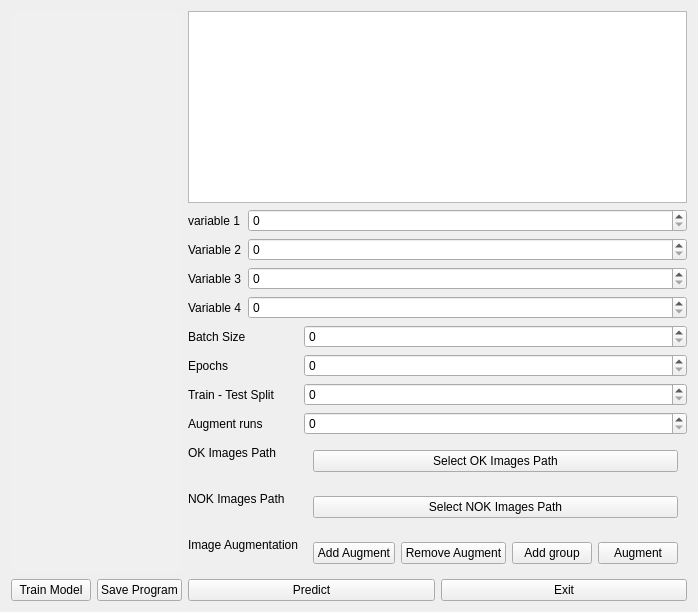
      <widget class="QWidget" name="ScreenDLProgramEditor">
       <layout class="QVBoxLayout" name="verticalLayout_12">
        <item>
         <layout class="QGridLayout" name="gridLayoutScreenDLProgramEditor">
          <item row="3" column="2">
           <widget class="QPushButton" name="pushButtonDLProgramPredict">
            <property name="text">
             <string>Predict</string>
            </property>
           </widget>
          </item>
          <item row="2" column="2" colspan="2">
           <layout class="QFormLayout" name="formLayoutScreenDLProgramEditor">
            <item row="0" column="0">
             <widget class="QLabel" name="labelDLProgramBatchSize">
              <property name="text">
               <string>Batch Size</string>
              </property>
             </widget>
            </item>
            <item row="0" column="1">
             <widget class="QSpinBox" name="spinBoxDLProgramBatchSize"/>
            </item>
            <item row="1" column="0">
             <widget class="QLabel" name="labelDLProgramEpochs">
              <property name="text">
               <string>Epochs</string>
              </property>
             </widget>
            </item>
            <item row="1" column="1">
             <widget class="QSpinBox" name="spinBoxDLProgramEpochs"/>
            </item>
            <item row="2" column="0">
             <widget class="QLabel" name="labelDLProgramTrainTestSplit">
              <property name="text">
               <string>Train - Test Split</string>
              </property>
             </widget>
            </item>
            <item row="2" column="1">
             <widget class="QSpinBox" name="spinBoxDLProgramTrainTestSplit"/>
            </item>
            <item row="4" column="0">
             <widget class="QLabel" name="labelDLProgramTrainPath">
              <property name="text">
               <string>OK Images Path</string>
              </property>
             </widget>
            </item>
            <item row="4" column="1">
             <widget class="QWidget" name="widgetDLProgramTrainPath" native="true">
              <layout class="QVBoxLayout" name="verticalLayout_13">
               <item>
                <widget class="QPushButton" name="pushButtonDLProgramOKPath">
                 <property name="text">
                  <string>Select OK Images Path</string>
                 </property>
                </widget>
               </item>
              </layout>
             </widget>
            </item>
            <item row="5" column="0">
             <widget class="QLabel" name="labelDLProgramTestPath">
              <property name="text">
               <string>NOK Images Path</string>
              </property>
             </widget>
            </item>
            <item row="5" column="1">
             <widget class="QWidget" name="widgetDLProgramTestPath" native="true">
              <layout class="QVBoxLayout" name="verticalLayout_14">
               <item>
                <widget class="QPushButton" name="pushButtonDLProgramNOKPath">
                 <property name="text">
                  <string>Select NOK Images Path</string>
                 </property>
                </widget>
               </item>
              </layout>
             </widget>
            </item>
            <item row="6" column="0">
             <widget class="QLabel" name="labelDLProgramAugment">
              <property name="text">
               <string>Image Augmentation</string>
              </property>
             </widget>
            </item>
            <item row="6" column="1">
             <widget class="QWidget" name="widgetDLProgramAugment" native="true">
              <layout class="QHBoxLayout" name="horizontalLayout_2">
               <item>
                <widget class="QPushButton" name="pushButtonDLProgramAddAugment">
                 <property name="text">
                  <string>Add Augment</string>
                 </property>
                </widget>
               </item>
               <item>
                <widget class="QPushButton" name="pushButtonDLProgramRemoveAugment">
                 <property name="text">
                  <string>Remove Augment</string>
                 </property>
                </widget>
               </item>
               <item>
                <widget class="QPushButton" name="pushButtonDLProgramAddAugmentGroup">
                 <property name="text">
                  <string>Add group</string>
                 </property>
                </widget>
               </item>
               <item>
                <widget class="QPushButton" name="pushButtonDLProgramAugment">
                 <property name="text">
                  <string>Augment</string>
                 </property>
                </widget>
               </item>
              </layout>
             </widget>
            </item>
            <item row="3" column="0">
             <widget class="QLabel" name="labelDLProgramAugmentRuns">
              <property name="text">
               <string>Augment runs</string>
              </property>
             </widget>
            </item>
            <item row="3" column="1">
             <widget class="QSpinBox" name="spinBoxDLProgramAugmentRuns"/>
            </item>
           </layout>
          </item>
          <item row="0" column="0" rowspan="3" colspan="2">
           <widget class="QLabel" name="labelImageScreenDLProgramEditor">
            <property name="palette">
             <palette>
              <active>
               <colorrole role="Base">
                <brush brushstyle="SolidPattern">
                 <color alpha="255">
                  <red>240</red>
                  <green>240</green>
                  <blue>240</blue>
                 </color>
                </brush>
               </colorrole>
               <colorrole role="Window">
                <brush brushstyle="SolidPattern">
                 <color alpha="255">
                  <red>240</red>
                  <green>240</green>
                  <blue>240</blue>
                 </color>
                </brush>
               </colorrole>
              </active>
              <inactive>
               <colorrole role="Base">
                <brush brushstyle="SolidPattern">
                 <color alpha="255">
                  <red>240</red>
                  <green>240</green>
                  <blue>240</blue>
                 </color>
                </brush>
               </colorrole>
               <colorrole role="Window">
                <brush brushstyle="SolidPattern">
                 <color alpha="255">
                  <red>240</red>
                  <green>240</green>
                  <blue>240</blue>
                 </color>
                </brush>
               </colorrole>
              </inactive>
              <disabled>
               <colorrole role="Base">
                <brush brushstyle="SolidPattern">
                 <color alpha="255">
                  <red>240</red>
                  <green>240</green>
                  <blue>240</blue>
                 </color>
                </brush>
               </colorrole>
               <colorrole role="Window">
                <brush brushstyle="SolidPattern">
                 <color alpha="255">
                  <red>240</red>
                  <green>240</green>
                  <blue>240</blue>
                 </color>
                </brush>
               </colorrole>
              </disabled>
             </palette>
            </property>
            <property name="autoFillBackground">
             <bool>true</bool>
            </property>
            <property name="text">
             <string/>
            </property>
           </widget>
          </item>
          <item row="3" column="3">
           <widget class="QPushButton" name="pushButtonDLProgramExit">
            <property name="text">
             <string>Exit</string>
            </property>
           </widget>
          </item>
          <item row="0" column="2" colspan="2">
           <widget class="QTreeView" name="treeViewDLProgramEditor">
            <attribute name="headerVisible">
             <bool>false</bool>
            </attribute>
           </widget>
          </item>
          <item row="3" column="1">
           <widget class="QPushButton" name="pushButtonDLProgramSave">
            <property name="text">
             <string>Save Program</string>
            </property>
           </widget>
          </item>
          <item row="3" column="0">
           <widget class="QPushButton" name="pushButtonDLProgramTrain">
            <property name="text">
             <string>Train Model</string>
            </property>
           </widget>
          </item>
          <item row="1" column="2" colspan="2">
           <layout class="QFormLayout" name="formLayoutAugmentScreenDLProgramEditor">
            <item row="0" column="0">
             <widget class="QLabel" name="labelVariable1DLProgramEditor">
              <property name="text">
               <string>variable 1</string>
              </property>
             </widget>
            </item>
            <item row="0" column="1">
             <widget class="QSpinBox" name="spinBoxVariable1DLProgramEditor">
              <property name="enabled">
               <bool>true</bool>
              </property>
             </widget>
            </item>
            <item row="1" column="0">
             <widget class="QLabel" name="labelVariable2DLProgramEditor">
              <property name="text">
               <string>Variable 2</string>
              </property>
             </widget>
            </item>
            <item row="1" column="1">
             <widget class="QSpinBox" name="spinBoxVariable2DLProgramEditor"/>
            </item>
            <item row="2" column="0">
             <widget class="QLabel" name="labelVariable3DLProgramEditor">
              <property name="text">
               <string>Variable 3</string>
              </property>
             </widget>
            </item>
            <item row="2" column="1">
             <widget class="QSpinBox" name="spinBoxVariable3DLProgramEditor"/>
            </item>
            <item row="3" column="0">
             <widget class="QLabel" name="labelVariable4DLProgramEditor">
              <property name="text">
               <string>Variable 4</string>
              </property>
             </widget>
            </item>
            <item row="3" column="1">
             <widget class="QSpinBox" name="spinBoxVariable4DLProgramEditor"/>
            </item>
           </layout>
          </item>
         </layout>
        </item>
       </layout>
      </widget>
